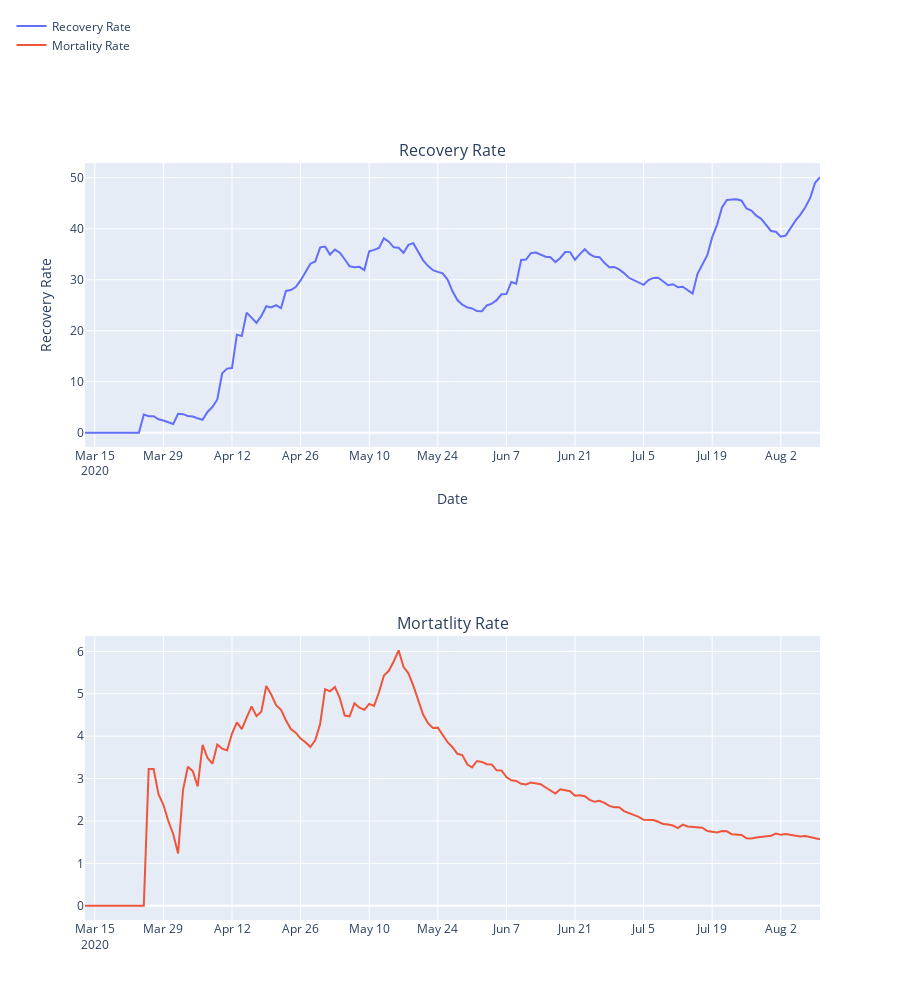

This figure's notebook cell:
### Code cell
datewise["Mortality Rate"]=(datewise["Deaths"]/datewise["Confirmed"])*100
datewise["Recovery Rate"]=(datewise["Recovered"]/datewise["Confirmed"])*100
datewise["Active Cases"]=datewise["Confirmed"]-datewise["Recovered"]-datewise["Deaths"]
datewise["Closed Cases"]=datewise["Recovered"]+datewise["Deaths"]

print("Average Mortality Rate",datewise["Mortality Rate"].mean())
print("Median Mortality Rate",datewise["Mortality Rate"].median())
print("Average Recovery Rate",datewise["Recovery Rate"].mean())
print("Median Recovery Rate",datewise["Recovery Rate"].median())

#Plotting Mortality and Recovery Rate 
fig = make_subplots(rows=2, cols=1,
                   subplot_titles=("Recovery Rate", "Mortatlity Rate"))
fig.add_trace(
    go.Scatter(x=datewise.index, y=(datewise["Recovered"]/datewise["Confirmed"])*100,name="Recovery Rate"),
    row=1, col=1
)
fig.add_trace(
    go.Scatter(x=datewise.index, y=(datewise["Deaths"]/datewise["Confirmed"])*100,name="Mortality Rate"),
    row=2, col=1
)
fig.update_layout(height=1000,legend=dict(x=-0.1,y=1.2,traceorder="normal"))
fig.update_xaxes(title_text="Date", row=1, col=1)
fig.update_yaxes(title_text="Recovery Rate", row=1, col=1)
fig.update_xaxes(title_text="Date", row=1, col=2)
fig.update_yaxes(title_text="Mortality Rate", row=1, col=2)
fig.show()

### Figure 1 — Plotly figure (JSON) as saved in the notebook; plotly's stock layout.template omitted (floating-point values rounded to 4 significant figures; data arrays with more than 128 entries replaced by an {"elided": "..."} marker saying what was removed)
{"data": [{"name": "Recovery Rate", "type": "scatter", "x": {"elided": "151 str values"}, "xaxis": "x", "y": {"elided": "151 float values"}, "yaxis": "y"}, {"name": "Mortality Rate", "type": "scatter", "x": {"elided": "151 str values"}, "xaxis": "x2", "y": {"elided": "151 float values"}, "yaxis": "y2"}], "layout": {"annotations": [{"font": {"size": 16}, "showarrow": false, "text": "Recovery Rate", "x": 0.5, "xanchor": "center", "xref": "paper", "y": 1, "yanchor": "bottom", "yref": "paper"}, {"font": {"size": 16}, "showarrow": false, "text": "Mortatlity Rate", "x": 0.5, "xanchor": "center", "xref": "paper", "y": 0.375, "yanchor": "bottom", "yref": "paper"}], "height": 1000, "legend": {"traceorder": "normal", "x": -0.1, "y": 1.2}, "xaxis": {"anchor": "y", "domain": [0, 1], "title": {"text": "Date"}}, "xaxis2": {"anchor": "y2", "domain": [0, 1]}, "yaxis": {"anchor": "x", "domain": [0.625, 1], "title": {"text": "Recovery Rate"}}, "yaxis2": {"anchor": "x2", "domain": [0, 0.375]}}}
